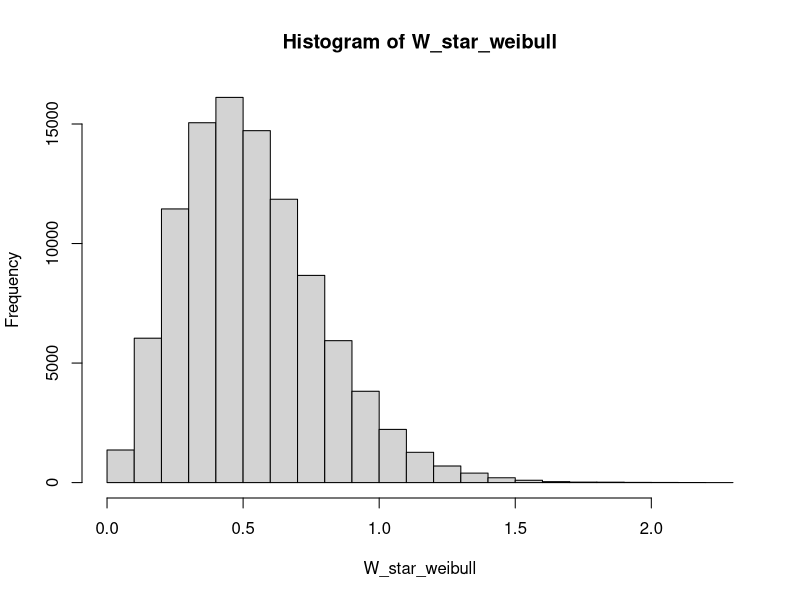
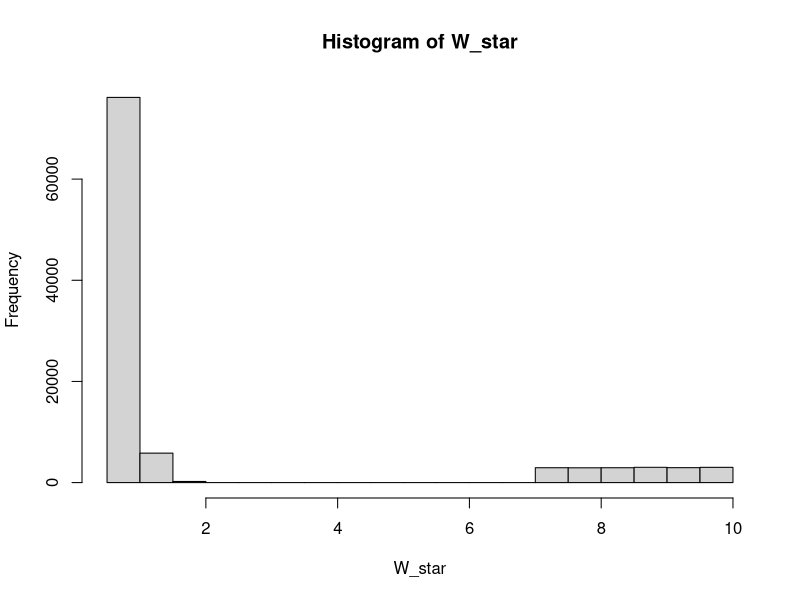
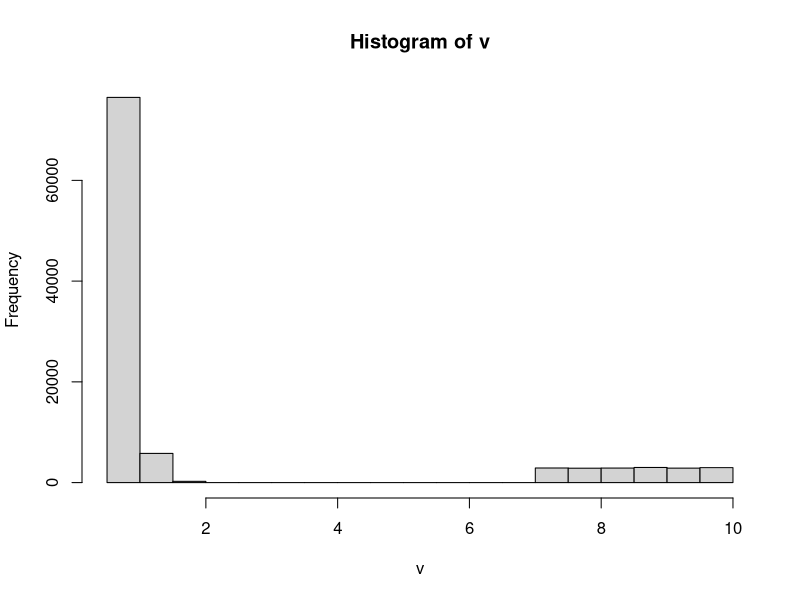
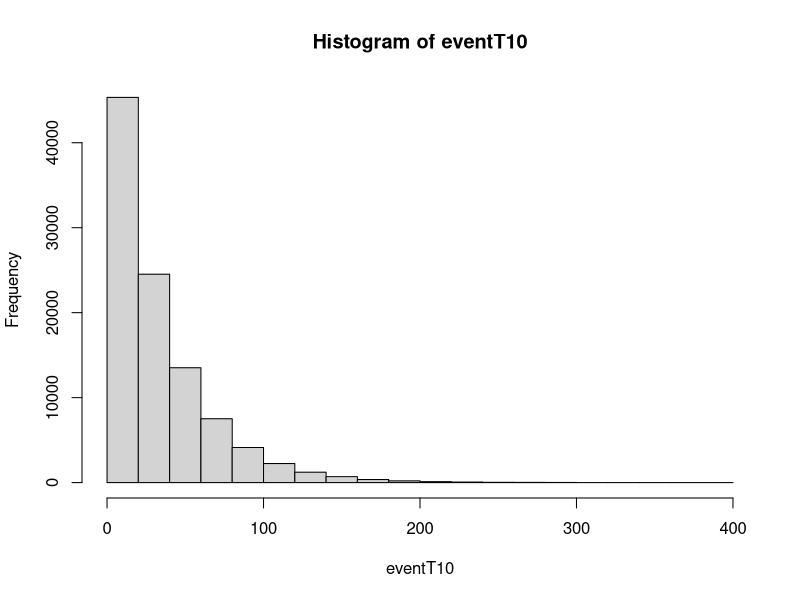
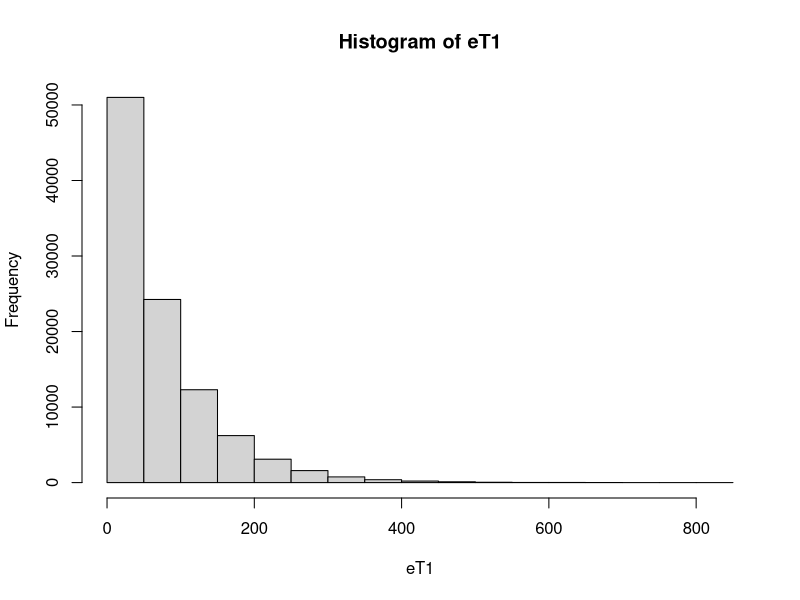
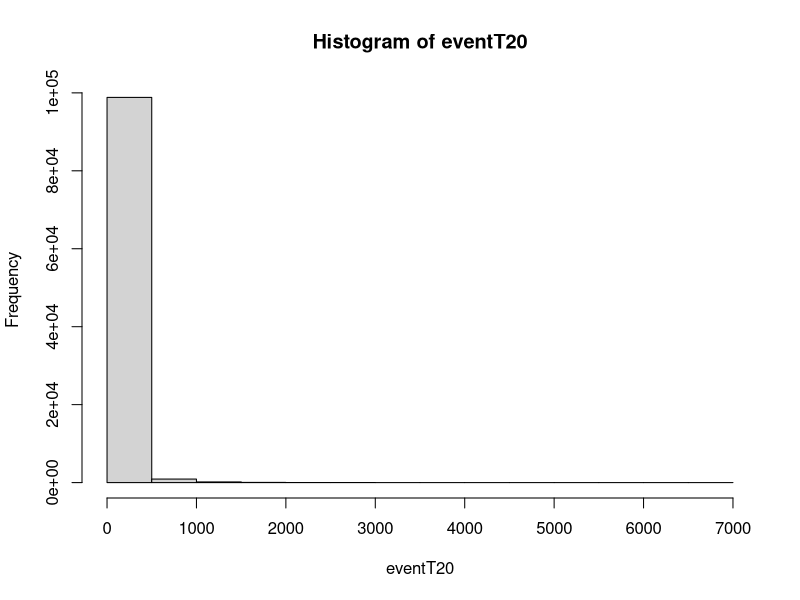
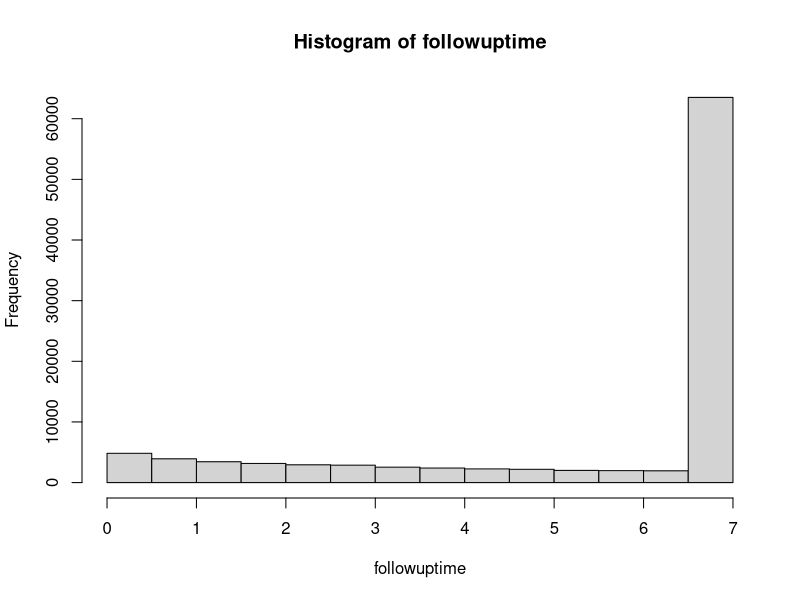
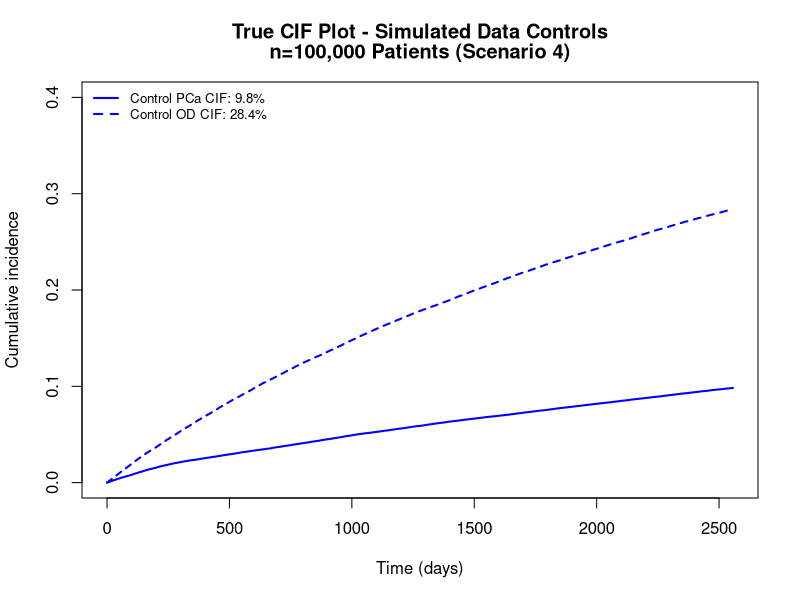

These charts were generated, in order, by the following R code: (Note: this script raises an error after producing the figures.)
# Load required libraries
library(survival)

# Seed
set.seed(215501225)

# Number of patients
n <- 100000

# Confounder (L as our measured confounder)
L <- rnorm(n, mean = 0, sd = 1)

# Treatment initiation times using a Weibull distribution
lambda <- 2.5  # Shape parameter for Weibull distribution
scale_param <- 0.585 * exp(0.2 * L)
W_star_weibull <- rweibull(n, shape = lambda, scale = scale_param)

hist(W_star_weibull)
summary(W_star_weibull)


##THE ABOVE CODE RETURNS TIMES LESS THAN 0.5 FOR ROUGHLY 51% OF THE PATIENTS

g <- 0.5


# Sample treatment times until all are greater than 0.5
for (i in 1:n) {
  while (TRUE) {
    time <- rweibull(1, shape = lambda, scale = scale_param[i])
    if (time > 0.5) {
      W_star_weibull[i] <- time
      break
    }
  }
}


#the ones who were never treated at all
num_7<-round(0.178 * length(W_star_weibull))
sampled_indices <- sample(length(W_star_weibull), num_7)
W_star_weibull[sampled_indices]  <- 7 + runif(num_7, min = 0, max = 3)  # Adding a random time beyond 7 years for variation


W_star<-W_star_weibull

hist(W_star)

##the above is dependent on L

##
v<-sample(W_star, n, replace = T)
summary(v)
hist(v)

# Determine treatment status at any time t
A <- ifelse(v <= g, 1, 0)
table(A)


##Time to events
#Event 1: PCa Death
lambda1<-0.030; betaA1 <- -0.78; betaL <- 0.95
#pre-treatment
eventT10<-rexp(n, rate = lambda1 * exp(0*L))
hist(eventT10)
#post-treatment
newT1<-rexp(n, rate = lambda1 * exp(0*L + betaA1))
#event time 1
eT1<-ifelse(eventT10<v, eventT10, (newT1+v))
hist(eT1)

##Event 2 (not dependent on A_t)
lambda2<-0.037; betaL2 <- 1.15
eventT20<-rexp(n, rate = lambda2 * exp(betaL2*L))
hist(eventT20)

eT2<-eventT20


# survival time
followuptime <- pmin(eT1, eT2,7)
hist(followuptime)

# Generate event indicator (1: prostate cancer death, 2: other death, 0: censored)
death <- ifelse(eT1 == followuptime, 1, ifelse(eT2 == followuptime, 2,0))
table(death)

# Create a data frame
Simdata2 <- data.frame(Patientid = 1:n,
                       L=L,
                       A=A,
                       Treatment_time=v,
                       Followuptime=followuptime,
                       Death=death,
                       Vital_status = ifelse(death==0, 0, 1)
)

head(Simdata2)

##Let's convert followuptime and treatment_time to days 
Simdata2$Followuptime<-round(Simdata2$Followuptime*365.25, digits = 2)
Simdata2$Treatment_time<-round(Simdata2$Treatment_time*365.25, 2)

##Overall survival at 7 years
km2 <- survfit(Surv(Followuptime, Vital_status) ~ 0, data = Simdata2)
summary(km2, times=2556)

##CIFs at 7 years
cif2 <- survfit(Surv(Followuptime, as.factor(Death)) ~ 0, data = Simdata2)
summary(cif2, times=2556)


plot(cif2,ylim=c(0,0.40),xlab="Time (days)",ylab="Cumulative incidence", 
     col=c("blue","blue"),lwd=2,lty=c(1,2),conf.int=F,
     main=c(paste("True CIF Plot - Simulated Data Controls"), paste("n=100,000 Patients (Scenario 4)")))
legend(x="topleft",c("Control PCa CIF: 9.8%", "Control OD CIF: 28.4%"),
       col=c("blue", "blue"),lwd=2,lty=c(1,2),bty="n", c=0.8)


###combined true graphs
plot(cif1,ylim=c(0,0.50),xlab="Time (days)",ylab="Cumulative incidence", 
     col=c("red","red"),lwd=2,lty=c(1,2),conf.int=F,
     main=c(paste("True CIF Plot - Simulated Data"), paste("n=100,000 Patients (Scenario 4)")))
lines(cif2,col=c("blue","blue"),lwd=2,lty=c(1,2),conf.int=F)

legend(x="topleft",c("Treated PCa CIF: 7.9%","Control PCa CIF: 9.8%",
                     "Treated OD CIF: 28.9%", "Control OD CIF: 28.4%"),
       col=c("red","blue", "red", "blue"),lwd=2,lty=c(1,1,2,2),bty="n", c=0.8)


